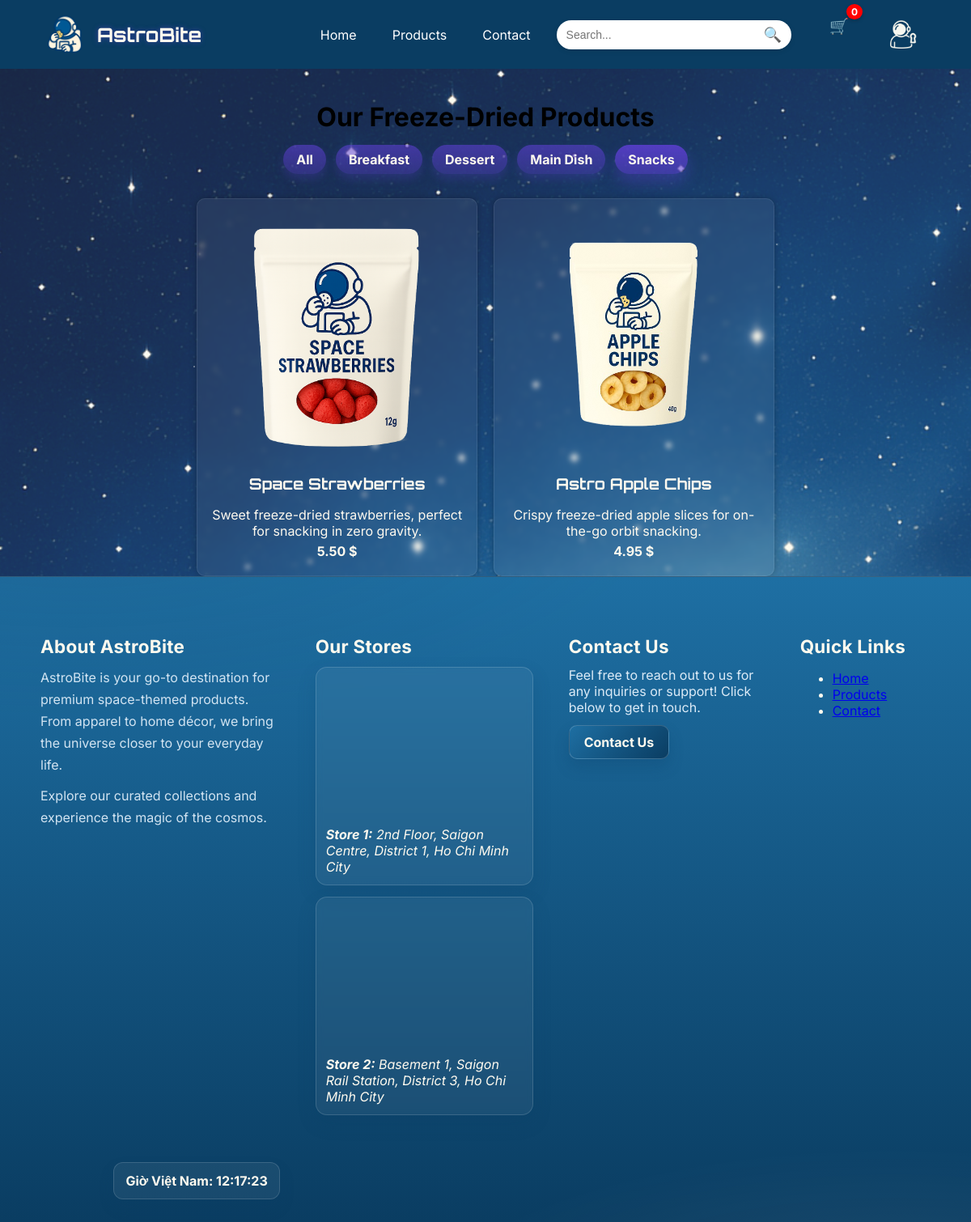
Page /products.php?category_id=2 on the committed database.
### tables this page shows
CREATE TABLE IF NOT EXISTS categories (
  `category_id` INT AUTO_INCREMENT PRIMARY KEY,
  `name` VARCHAR(100) NOT NULL UNIQUE COMMENT 'e.g., Main Dish',
  `parent_id` INT NULL COMMENT 'Parent category',
  `created_at` TIMESTAMP NOT NULL DEFAULT CURRENT_TIMESTAMP,
  `updated_at` TIMESTAMP NOT NULL DEFAULT CURRENT_TIMESTAMP ON UPDATE CURRENT_TIMESTAMP,
  CONSTRAINT `fk_categories_parent`
    FOREIGN KEY (`parent_id`) REFERENCES `categories`(`category_id`)
    ON DELETE SET NULL
);

CREATE TABLE IF NOT EXISTS products (
  `product_id` INT AUTO_INCREMENT PRIMARY KEY,
  `name` VARCHAR(255) NOT NULL COMMENT 'Used for search',
  `description` TEXT NULL,
  `price` DECIMAL(10,2) NOT NULL COMMENT 'Unit price',
  `category_id` INT NOT NULL,
  `image1` VARCHAR(255) NULL COMMENT 'Main product image',
  `image2` VARCHAR(255) NULL COMMENT 'Secondary image for carousel/hover',

   
  `meta_title` VARCHAR(70) NULL,
  `meta_description` VARCHAR(160) NULL,
  `image1_alt` VARCHAR(255) NULL,
  `image2_alt` VARCHAR(255) NULL,

  `created_at` TIMESTAMP NOT NULL DEFAULT CURRENT_TIMESTAMP,
  `updated_at` TIMESTAMP NOT NULL DEFAULT CURRENT_TIMESTAMP ON UPDATE CURRENT_TIMESTAMP,

  CONSTRAINT `fk_products_category`
    FOREIGN KEY (`category_id`) REFERENCES `categories`(`category_id`),
  CONSTRAINT `chk_products_price_nonneg` CHECK (`price` >= 0)
);

### products.php (the view, shortened to what this page needs)
<?php
include 'includes/db.php';
include 'includes/header.php';
$q     = isset($_GET['q']) ? trim((string)$_GET['q']) : '';
$hasQ  = ($q !== '');
$categoryStmt = $pdo->query("
  SELECT category_id, name
  FROM categories
  ORDER BY name
");
$categories = $categoryStmt->fetchAll(PDO::FETCH_ASSOC);
$selectedCategory = isset($_GET['category_id']) && is_numeric($_GET['category_id'])
  ? (int)$_GET['category_id']
  : null;
if ($selectedCategory) {
  $sql = "
    SELECT
      p.product_id, p.name, p.description, p.price, p.image1, p.image2,
      c.name AS category_name,
      COALESCE(SUM(CASE WHEN s.location_code='D1' THEN i.quantity END),0) AS stock_d1,
      COALESCE(SUM(CASE WHEN s.location_code='D3' THEN i.quantity END),0) AS stock_d3
    FROM products p
    JOIN categories c ON c.category_id = p.category_id
    LEFT JOIN inventory i ON i.product_id = p.product_id
    LEFT JOIN stores s    ON s.store_id = i.store_id
    WHERE p.category_id = ?
    " . ($hasQ ? " AND p.name LIKE ? " : "") . "
    GROUP BY p.product_id, p.name, p.description, p.price, p.image1, p.image2, c.name
    ORDER BY p.product_id
  ";
  $params = [$selectedCategory];
  $stmt = $pdo->prepare($sql);
  $stmt->execute($params);
}
$products = $stmt->fetchAll(PDO::FETCH_ASSOC);
?>
<main class="container">
  <div class="products-header">
    <h1>Our Freeze-Dried Products</h1>
    <nav class="category-menu">
      <a
        href="products.php<?= $hasQ ? ('?q=' . urlencode($q)) : '' ?>"
        class="<?= $selectedCategory === null ? 'active' : '' ?>"
      >All</a>
      <?php foreach ($categories as $cat): ?>
        <a
          href="products.php?category_id=<?= (int)$cat['category_id'] ?><?= $hasQ ? ('&q=' . urlencode($q)) : '' ?>"
          class="<?= ($selectedCategory === (int)$cat['category_id']) ? 'active' : '' ?>"
        >
          <?= htmlspecialchars($cat['name']) ?>
        </a>
      <?php endforeach; ?>
    </nav>
  </div>
  <?php if (empty($products)): ?>
    <p>No products found.</p>
  <?php else: ?>
    <div class="product-grid">
      <?php foreach ($products as $product): ?>
        <a href="product.php?id=<?= (int)$product['product_id'] ?>" class="product-card-link">
          <div class="product-card">
            <div class="image-wrapper">
              <img src="<?= htmlspecialchars($product['image1']) ?>" alt="<?= htmlspecialchars($product['name']) ?>" class="product-img main-img" loading="lazy">
            </div>
            <h2><?= htmlspecialchars($product['name']) ?></h2>
            <p><?= htmlspecialchars($product['description']) ?></p>
            <p><strong><?= number_format((float)$product['price'], 2) ?> $</strong></p>
          </div>
        </a>
      <?php endforeach; ?>
    </div>
  <?php endif; ?>
</main>
<?php include 'includes/footer.php'; ?>

### assets/css/style.css (style rules this page uses)
:root { --color-dark: #0A3D62; --color-medium: #1E6FA3; --color-light: #DCEBF7; --color-accent: #FFFAEF; --color-white: #ffffff; }
body { margin: 0; padding: 0; font-family: 'Inter', Arial, sans-serif; color: var(--space-text); background: var(--space-bg) fixed no-repeat; background-size: cover; position: relative; }
body::before { content: ""; position: fixed; inset: 0; background: url('../images/galaxy-background.png') center/cover no-repeat; opacity: 0.9; z-index: -2; }
body::after { content: ""; position: fixed; inset: 0; background: radial-gradient(2px 2px at 20% 30%, rgba(255,255,255,0.9) 40%, transparent 41%), radial-gradient(1.5px 1.5px at 60% 70%, rgba(255,255,255,0.8) 40%, transparent 41%), radial-gradient(1.8px 1.8px at 80% 20%, rgba(255,255,255,0.8) 40%, transparent 41%), radial-gradient(1.3px 1.3px at 35% 85%, rgba(255,255,255,0.8) 40%, transparent 41%); animation: twinkle 6s infinite ease-in-out alternate; opacity: 0.4; z-index: -1; }
.container { max-width: 1100px; margin: 0 auto; padding: 0 20px; }
.products-header { text-align: center; margin: 40px auto 30px auto; }
.products-header h1 { font-size: 2rem; margin-bottom: 15px; }
.category-menu { margin-bottom: 30px; display: flex; flex-wrap: wrap; gap: 12px; justify-content: center; }
.category-menu a { padding: 8px 16px; background: linear-gradient(180deg, rgba(93,63,211,0.6), rgba(93,63,211,0.35)); color: var(--color-accent); border-radius: 20px; text-decoration: none; font-weight: bold; transition: 0.3s, box-shadow 0.3s; box-shadow: 0 6px 12px rgba(93,63,211,0.25); }
.category-menu a:hover, .category-menu a.active { background: linear-gradient(180deg, rgba(93,63,211,0.85), rgba(93,63,211,0.55)); box-shadow: 0 10px 18px rgba(93,63,211,0.35); }
.product-grid { display: flex; flex-wrap: wrap; gap: 20px; justify-content: center; }
.product-card-link { display: block; width: calc(33.333% - 20px); text-decoration: none; color: inherit; }
.product-card { background: rgba(255,255,255,0.06); border-radius: 10px; padding: 15px; box-shadow: 0 0 10px rgba(0,0,0,0.25); text-align: center; height: 100%; box-sizing: border-box; backdrop-filter: blur(3px); border: 1px solid rgba(255,255,255,0.08); transition: transform 0.15s ease, box-shadow 0.2s ease; }
.image-wrapper { position: relative; width: 100%; aspect-ratio: 1/1; overflow: hidden; }
.image-wrapper img { position: absolute; width: 100%; height: 100%; object-fit: contain; top: 0; left: 0; transition: opacity 0.3s ease-in-out; }
.product-card h2 { font-size: 1.2rem; margin-top: 10px; color: var(--color-accent); font-family: 'Orbitron', 'Audiowide', sans-serif; }
.product-card p { margin: 5px 0; color: var(--color-accent); }

### rows in the picture
categories: name "Breakfast"
categories: name "Dessert"
categories: name "Main Dish"
categories: name "Snacks"
products: image1 (picture), name "Space Strawberries", description "Sweet freeze-dried strawberries, perfect for snacking in zero gravity.", price "5.50"
products: image1 (picture), name "Astro Apple Chips", description "Crispy freeze-dried apple slices for on-the-go orbit snacking.", price "4.95"
